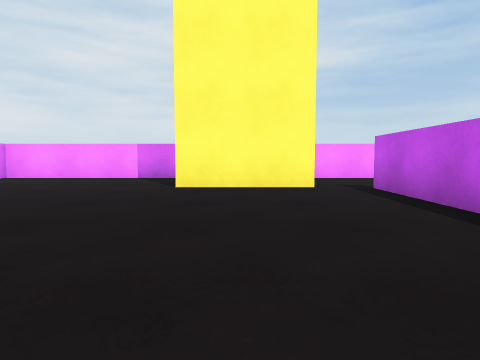
[1] (above)

24 first-person views from a walk through a Unity game level. The camera is 0.58 m above the floor, tilts 4° down and sees 75° across. The floor is counted in squares, 1 m on a side. Each view is taken from the middle of a square. On the plan, view 1 faces up. The plan holds only what a view shows up to about 9 squares ahead; the rest is blank. The place goes on beyond the plan. The player character is not drawn.

[2]
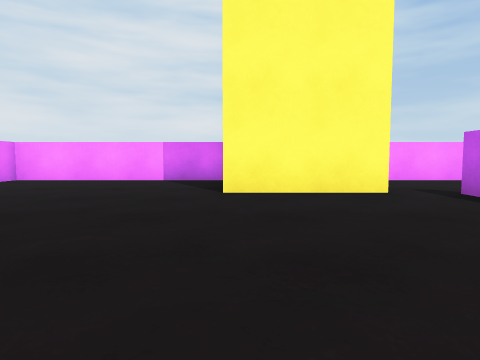

[3]
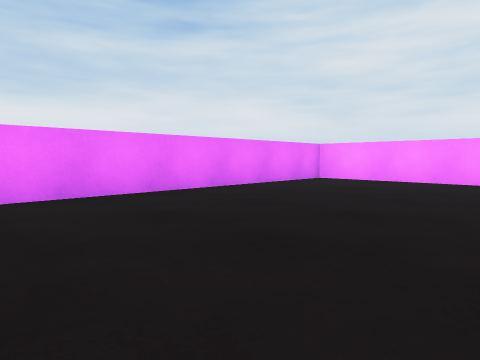

[4]
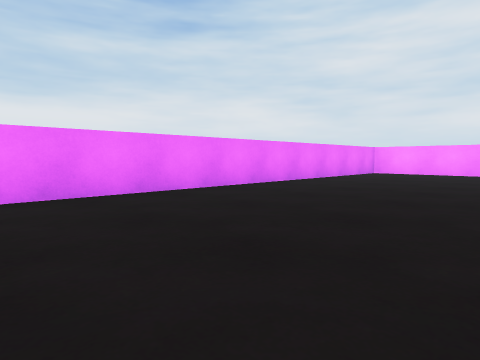

[5]
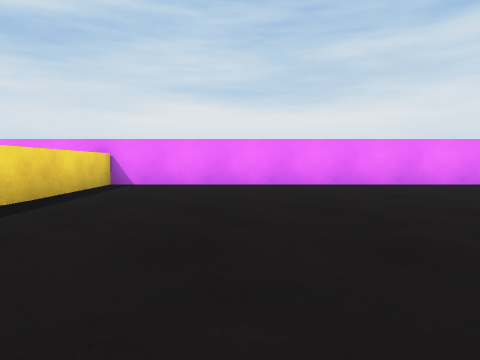

[6]
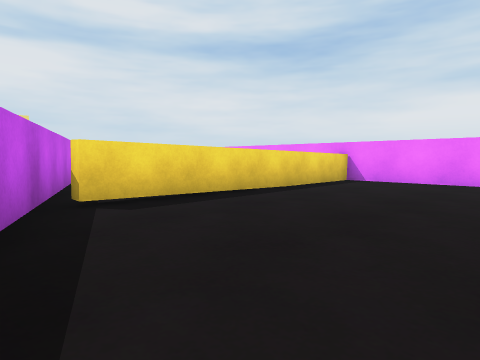

[7]
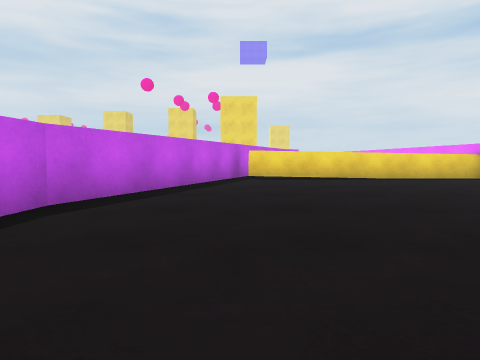

[8]
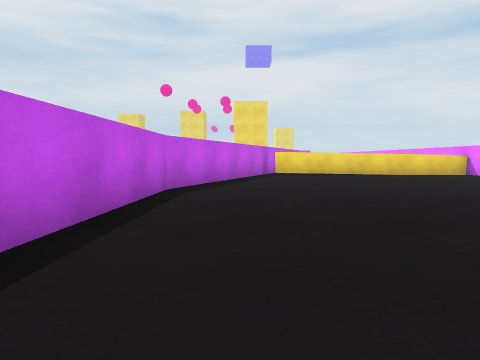

[9]
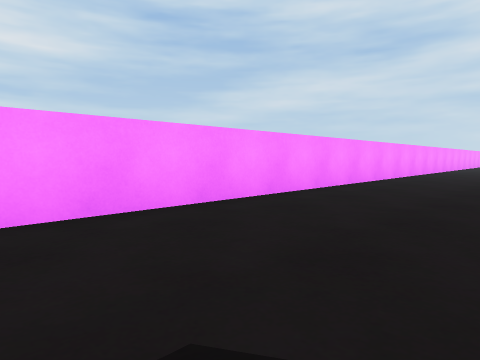

[10]
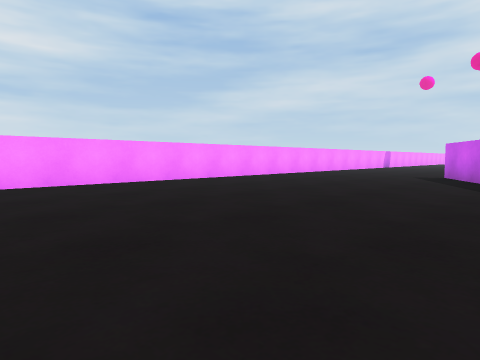

[11]
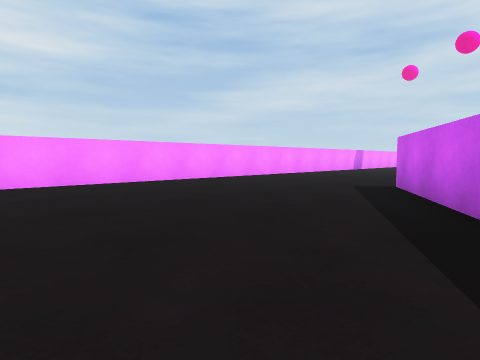

[12]
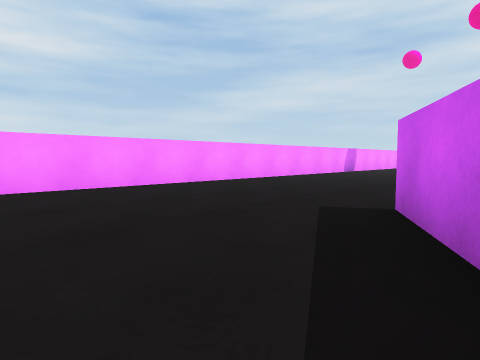

[13]
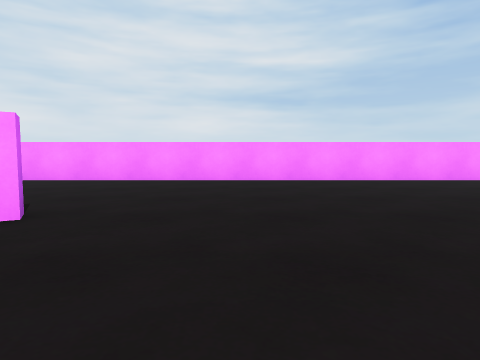

[14]
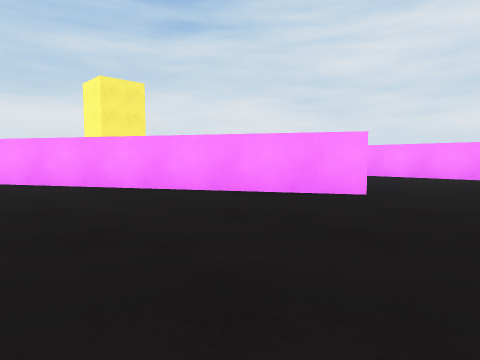

[15]
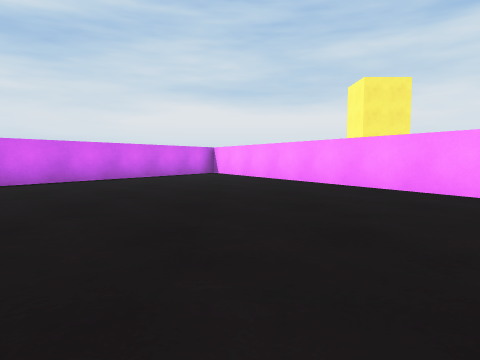

[16]
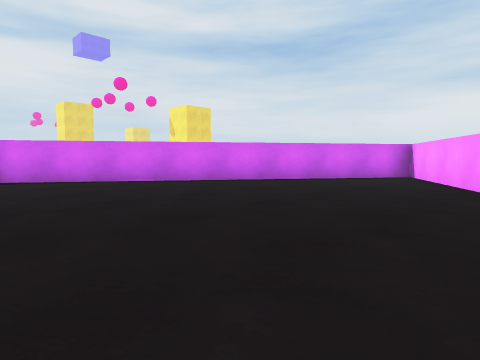

[17]
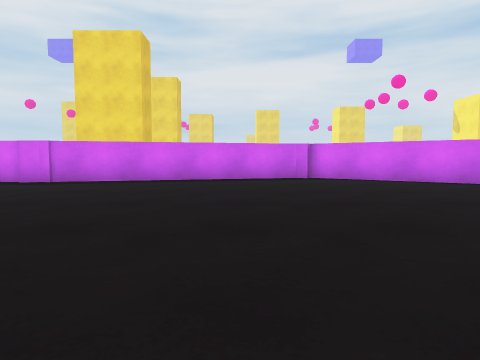

[18]
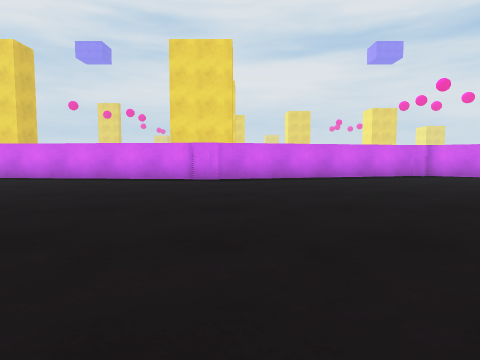

[19]
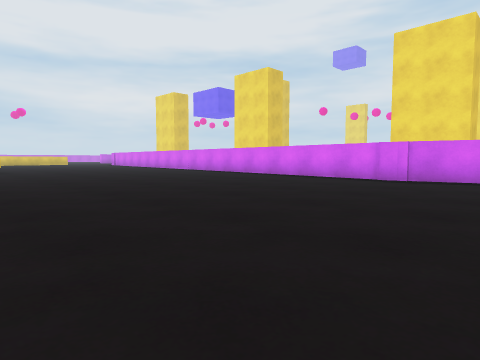

[20]
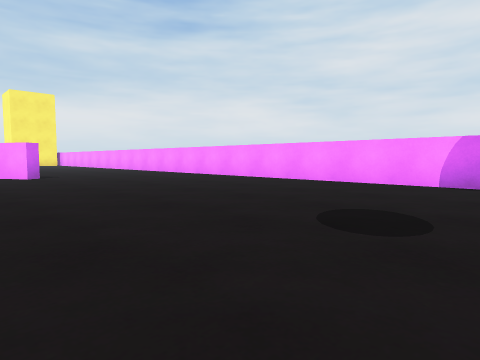

[21]
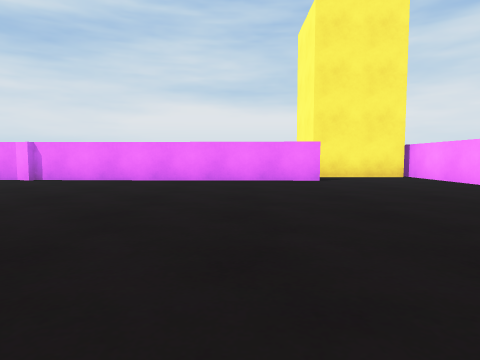

[22]
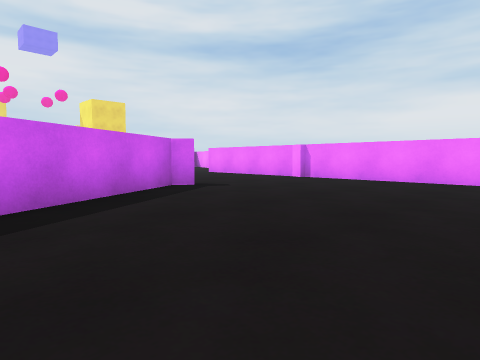

[23]
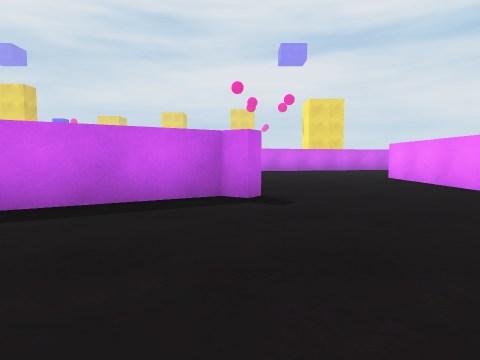

[24]
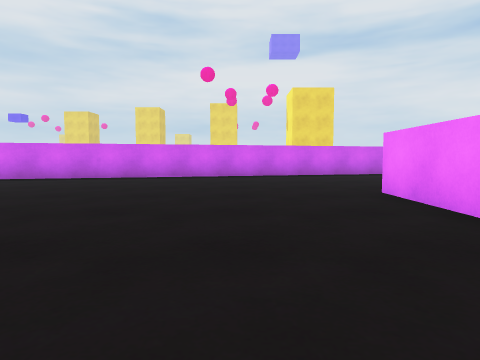

### Floor plan
Points are (right, up) in squares from view 1. A wall is a line through its corners. A room is listed if a view was taken in it or the views show most of it. See-through windows are left out.
Room 1 (views 1, 2, 3, 4, 5, 6, 7, 8, 9)
walls: (-6.9, -6.8) (-0.3, -6.9); (1.5, 6.2) (-1.4, 6.2); (-1.4, -10.9) (2.4, -1.8) (2.6, 6.1); (-1.4, 9.2) (-6.9, 9.2) (-6.9, -8.9)
ways out: opening at (2, 6) to room 2
Room 2 (views 10, 11, 12, 13, 14, 15, 16, 17, 18, 19, 20, 21, 22, 23, 24)
walls: (14.6, 2.4) (17.7, 4.3) (17.9, 3.9) (8, -1.8); (9.5, -3.3) (16.9, -8.2); (17.8, -8) (24.4, -6.4); (6.6, -1.9) (6.9, -1.5) (7.3, -1.8) (10.5, 0.1); (24.3, -6.6) (28.5, -7); (9.6, -10.1) (11.6, -9.6); (2.9, -1.5) (2.7, -1.9) (2.6, -6.3); (3, 6.2) (2.7, -1.4); (27.1, 9.2) (1.9, 9.2); (-0.3, -6.9) (-0.3, -7.3)
ways out: opening at (2, 6) to room 1

Where each view was taken, in squares from view 1:
view 1: 0 up, 0 right, facing up
view 2: 1 up, 1 left, facing up
view 3: 1 up, 2 left, facing up-left
view 4: 3 down, 2 left, facing up-left
view 5: 4 down, 0 right, facing left
view 6: 3 down, 1 right, facing down-left
view 7: 2 up, 0 right, facing down
view 8: 4 up, 1 right, facing down
view 9: 6 up, 2 right, facing up-right
view 10: 2 up, 7 right, facing up-right
view 11: 2 up, 11 right, facing up-right
view 12: 3 up, 14 right, facing up-right
view 13: 1 up, 20 right, facing up
view 14: 1 down, 20 right, facing up-left
view 15: 1 down, 20 right, facing left
view 16: 1 up, 18 right, facing down-left
view 17: 1 up, 19 right, facing down
view 18: 2 up, 23 right, facing down
view 19: 2 up, 21 right, facing down-right
view 20: 2 up, 28 right, facing up-left
view 21: 4 up, 11 right, facing left
view 22: 4 up, 11 right, facing down-left
view 23: 3 up, 7 right, facing down
view 24: 1 down, 5 right, facing down
